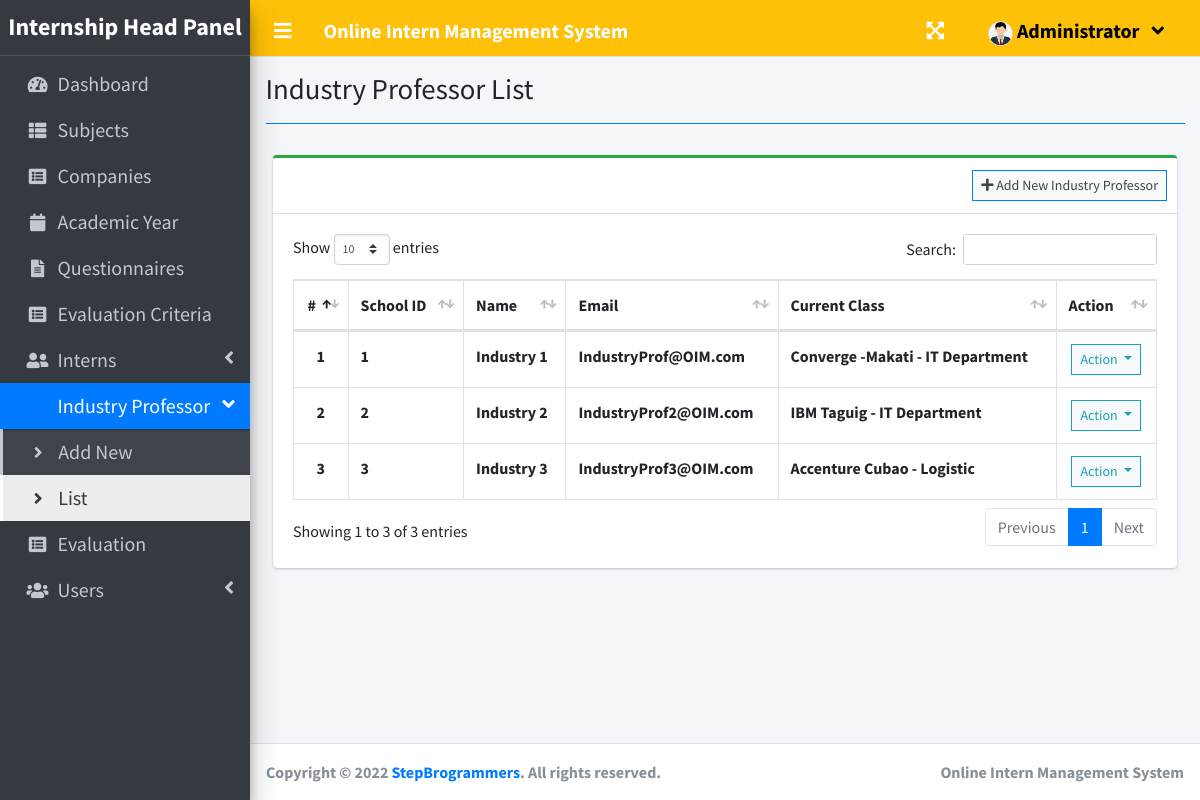
Page /index.php?page=industry_professor_list (signed in) on the committed database.
### tables this page shows
CREATE TABLE `industry_professor_list` (
  `id` int(11) NOT NULL,
  `school_id` varchar(11) NOT NULL,
  `firstname` varchar(200) NOT NULL,
  `lastname` varchar(200) NOT NULL,
  `email` varchar(200) NOT NULL,
  `password` text NOT NULL,
  `class_id` int(30) NOT NULL,
  `avatar` text NOT NULL DEFAULT 'no-image-available.png',
  `date_created` datetime NOT NULL DEFAULT current_timestamp(),
  `contact_num` varchar(200) NOT NULL
);

### admin/industry_professor_list.php (the view, shortened to what this page needs)
<?php include'db_connect.php' ?>
<div class="col-lg-12">
	<div class="card card-outline card-success">
		<div class="card-header">
			<div class="card-tools">
				<a class="btn btn-block btn-sm btn-default btn-flat border-primary" href="./index.php?page=new_industry_professor"><i class="fa fa-plus"></i> Add New Industry Professor</a>
			</div>
		</div>
		<div class="card-body">
			<table class="table tabe-hover table-bordered" id="list">
				<thead>
					<tr>
						<th class="text-center">#</th>
						<th>School ID</th>
						<th>Name</th>
						<th>Email</th>
						<th>Current Class</th>
						<th>Action</th>
					</tr>
				</thead>
				<tbody>
					<?php
					$i = 1;
					$class= array();
					$classes = $conn->query("SELECT id,concat(curriculum,' ',level,' - ',section) as `class` FROM class_list");
					while($row=$classes->fetch_assoc()){
						$class[$row['id']] = $row['class'];
					}
					$qry = $conn->query("SELECT *,concat(firstname,' ',lastname) as name FROM industry_professor_list order by concat(firstname,' ',lastname) asc");
					while($row= $qry->fetch_assoc()):
					?>
					<tr>
						<th class="text-center"><?php echo $i++ ?></th>
						<td><b><?php echo $row['school_id'] ?></b></td>
						<td><b><?php echo ucwords($row['name']) ?></b></td>
						<td><b><?php echo $row['email'] ?></b></td>
						<td><b><?php echo isset($class[$row['class_id']]) ? $class[$row['class_id']] : "N/A" ?></b></td>
						<td class="text-center">
							<button type="button" class="btn btn-default btn-sm btn-flat border-info wave-effect text-info dropdown-toggle" data-toggle="dropdown" aria-expanded="true">
		                      Action
		                    </button>
						</td>
					</tr>
				<?php endwhile; ?>
				</tbody>
			</table>
		</div>
	</div>
</div>

### rows in the picture
industry_professor_list: school "1", name "Industry 1", email "IndustryProf@OIM.com", class "Converge -Makati - IT Department"
industry_professor_list: school "2", name "Industry 2", email "IndustryProf2@OIM.com", class "IBM Taguig - IT Department"
industry_professor_list: school "3", name "Industry 3", email "IndustryProf3@OIM.com", class "Accenture Cubao - Logistic"

### other values in the picture
$_SESSION['system']['name'] "Online Intern Management System"
$_SESSION['login_firstname'] "Administrator"
$title "Industry Professor List"
